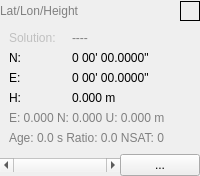
        <widget class="QWidget" name="Panel21" native="true">
         <property name="enabled">
          <bool>true</bool>
         </property>
         <property name="toolTip">
          <string/>
         </property>
         <property name="text" stdset="0">
          <string/>
         </property>
         <layout class="QGridLayout" name="gridLayout_4">
          <property name="leftMargin">
           <number>0</number>
          </property>
          <property name="topMargin">
           <number>0</number>
          </property>
          <property name="rightMargin">
           <number>0</number>
          </property>
          <property name="bottomMargin">
           <number>0</number>
          </property>
          <property name="spacing">
           <number>0</number>
          </property>
          <item row="0" column="0">
           <widget class="QWidget" name="Panel212" native="true">
            <property name="enabled">
             <bool>true</bool>
            </property>
            <property name="sizePolicy">
             <sizepolicy hsizetype="Preferred" vsizetype="Fixed">
              <horstretch>0</horstretch>
              <verstretch>0</verstretch>
             </sizepolicy>
            </property>
            <property name="toolTip">
             <string/>
            </property>
            <property name="text" stdset="0">
             <string/>
            </property>
            <layout class="QHBoxLayout" name="horizontalLayout_6">
             <property name="spacing">
              <number>0</number>
             </property>
             <property name="leftMargin">
              <number>0</number>
             </property>
             <property name="topMargin">
              <number>0</number>
             </property>
             <property name="rightMargin">
              <number>0</number>
             </property>
             <property name="bottomMargin">
              <number>0</number>
             </property>
             <item>
              <widget class="QLabel" name="Plabel0">
               <property name="enabled">
                <bool>true</bool>
               </property>
               <property name="palette">
                <palette>
                 <active>
                  <colorrole role="WindowText">
                   <brush brushstyle="SolidPattern">
                    <color alpha="255">
                     <red>128</red>
                     <green>128</green>
                     <blue>128</blue>
                    </color>
                   </brush>
                  </colorrole>
                 </active>
                 <inactive>
                  <colorrole role="WindowText">
                   <brush brushstyle="SolidPattern">
                    <color alpha="255">
                     <red>128</red>
                     <green>128</green>
                     <blue>128</blue>
                    </color>
                   </brush>
                  </colorrole>
                 </inactive>
                 <disabled>
                  <colorrole role="WindowText">
                   <brush brushstyle="SolidPattern">
                    <color alpha="255">
                     <red>128</red>
                     <green>128</green>
                     <blue>128</blue>
                    </color>
                   </brush>
                  </colorrole>
                 </disabled>
                </palette>
               </property>
               <property name="toolTip">
                <string/>
               </property>
               <property name="text">
                <string>Lat/Lon/Height</string>
               </property>
              </widget>
             </item>
            </layout>
           </widget>
          </item>
          <item row="0" column="2">
           <widget class="QLabel" name="IndSol">
            <property name="enabled">
             <bool>true</bool>
            </property>
            <property name="sizePolicy">
             <sizepolicy hsizetype="Fixed" vsizetype="Fixed">
              <horstretch>0</horstretch>
              <verstretch>0</verstretch>
             </sizepolicy>
            </property>
            <property name="maximumSize">
             <size>
              <width>20</width>
              <height>20</height>
             </size>
            </property>
            <property name="toolTip">
             <string/>
            </property>
            <property name="frameShape">
             <enum>QFrame::Box</enum>
            </property>
           </widget>
          </item>
          <item row="1" column="0" colspan="3">
           <widget class="QWidget" name="Panel211" native="true">
            <property name="enabled">
             <bool>true</bool>
            </property>
            <property name="toolTip">
             <string/>
            </property>
            <property name="layoutDirection">
             <enum>Qt::LeftToRight</enum>
            </property>
            <property name="text" stdset="0">
             <string/>
            </property>
            <layout class="QGridLayout" name="gridLayout">
             <item row="0" column="0">
              <widget class="QLabel" name="PlabelA">
               <property name="enabled">
                <bool>true</bool>
               </property>
               <property name="palette">
                <palette>
                 <active>
                  <colorrole role="WindowText">
                   <brush brushstyle="SolidPattern">
                    <color alpha="255">
                     <red>192</red>
                     <green>192</green>
                     <blue>192</blue>
                    </color>
                   </brush>
                  </colorrole>
                 </active>
                 <inactive>
                  <colorrole role="WindowText">
                   <brush brushstyle="SolidPattern">
                    <color alpha="255">
                     <red>192</red>
                     <green>192</green>
                     <blue>192</blue>
                    </color>
                   </brush>
                  </colorrole>
                 </inactive>
                 <disabled>
                  <colorrole role="WindowText">
                   <brush brushstyle="SolidPattern">
                    <color alpha="255">
                     <red>192</red>
                     <green>192</green>
                     <blue>192</blue>
                    </color>
                   </brush>
                  </colorrole>
                 </disabled>
                </palette>
               </property>
               <property name="toolTip">
                <string/>
               </property>
               <property name="text">
                <string>Solution:</string>
               </property>
              </widget>
             </item>
             <item row="0" column="1">
              <widget class="QLabel" name="Solution">
               <property name="enabled">
                <bool>true</bool>
               </property>
               <property name="palette">
                <palette>
                 <active>
                  <colorrole role="WindowText">
                   <brush brushstyle="SolidPattern">
                    <color alpha="255">
                     <red>128</red>
                     <green>128</green>
                     <blue>128</blue>
                    </color>
                   </brush>
                  </colorrole>
                 </active>
                 <inactive>
                  <colorrole role="WindowText">
                   <brush brushstyle="SolidPattern">
                    <color alpha="255">
                     <red>128</red>
                     <green>128</green>
                     <blue>128</blue>
                    </color>
                   </brush>
                  </colorrole>
                 </inactive>
                 <disabled>
                  <colorrole role="WindowText">
                   <brush brushstyle="SolidPattern">
                    <color alpha="255">
                     <red>128</red>
                     <green>128</green>
                     <blue>128</blue>
                    </color>
                   </brush>
                  </colorrole>
                 </disabled>
                </palette>
               </property>
               <property name="toolTip">
                <string/>
               </property>
               <property name="text">
                <string>----</string>
               </property>
              </widget>
             </item>
             <item row="1" column="0">
              <widget class="QLabel" name="Plabel1">
               <property name="enabled">
                <bool>true</bool>
               </property>
               <property name="palette">
                <palette>
                 <active>
                  <colorrole role="WindowText">
                   <brush brushstyle="SolidPattern">
                    <color alpha="255">
                     <red>0</red>
                     <green>0</green>
                     <blue>0</blue>
                    </color>
                   </brush>
                  </colorrole>
                 </active>
                 <inactive>
                  <colorrole role="WindowText">
                   <brush brushstyle="SolidPattern">
                    <color alpha="255">
                     <red>0</red>
                     <green>0</green>
                     <blue>0</blue>
                    </color>
                   </brush>
                  </colorrole>
                 </inactive>
                 <disabled>
                  <colorrole role="WindowText">
                   <brush brushstyle="SolidPattern">
                    <color alpha="255">
                     <red>0</red>
                     <green>0</green>
                     <blue>0</blue>
                    </color>
                   </brush>
                  </colorrole>
                 </disabled>
                </palette>
               </property>
               <property name="toolTip">
                <string/>
               </property>
               <property name="text">
                <string>N:</string>
               </property>
              </widget>
             </item>
             <item row="1" column="1" colspan="2">
              <widget class="QLabel" name="Pos1">
               <property name="enabled">
                <bool>true</bool>
               </property>
               <property name="palette">
                <palette>
                 <active>
                  <colorrole role="WindowText">
                   <brush brushstyle="SolidPattern">
                    <color alpha="255">
                     <red>0</red>
                     <green>0</green>
                     <blue>0</blue>
                    </color>
                   </brush>
                  </colorrole>
                 </active>
                 <inactive>
                  <colorrole role="WindowText">
                   <brush brushstyle="SolidPattern">
                    <color alpha="255">
                     <red>0</red>
                     <green>0</green>
                     <blue>0</blue>
                    </color>
                   </brush>
                  </colorrole>
                 </inactive>
                 <disabled>
                  <colorrole role="WindowText">
                   <brush brushstyle="SolidPattern">
                    <color alpha="255">
                     <red>0</red>
                     <green>0</green>
                     <blue>0</blue>
                    </color>
                   </brush>
                  </colorrole>
                 </disabled>
                </palette>
               </property>
               <property name="toolTip">
                <string/>
               </property>
               <property name="text">
                <string>0 00' 00.0000&quot;</string>
               </property>
              </widget>
             </item>
             <item row="2" column="0">
              <widget class="QLabel" name="Plabel2">
               <property name="enabled">
                <bool>true</bool>
               </property>
               <property name="palette">
                <palette>
                 <active>
                  <colorrole role="WindowText">
                   <brush brushstyle="SolidPattern">
                    <color alpha="255">
                     <red>0</red>
                     <green>0</green>
                     <blue>0</blue>
                    </color>
                   </brush>
                  </colorrole>
                 </active>
                 <inactive>
                  <colorrole role="WindowText">
                   <brush brushstyle="SolidPattern">
                    <color alpha="255">
                     <red>0</red>
                     <green>0</green>
                     <blue>0</blue>
                    </color>
                   </brush>
                  </colorrole>
                 </inactive>
                 <disabled>
                  <colorrole role="WindowText">
                   <brush brushstyle="SolidPattern">
                    <color alpha="255">
                     <red>0</red>
                     <green>0</green>
                     <blue>0</blue>
                    </color>
                   </brush>
                  </colorrole>
                 </disabled>
                </palette>
               </property>
               <property name="toolTip">
                <string/>
               </property>
               <property name="text">
                <string>E:</string>
               </property>
              </widget>
             </item>
             <item row="2" column="1" colspan="2">
              <widget class="QLabel" name="Pos2">
               <property name="enabled">
                <bool>true</bool>
               </property>
               <property name="palette">
                <palette>
                 <active>
                  <colorrole role="WindowText">
                   <brush brushstyle="SolidPattern">
                    <color alpha="255">
                     <red>0</red>
                     <green>0</green>
                     <blue>0</blue>
                    </color>
                   </brush>
                  </colorrole>
                 </active>
                 <inactive>
                  <colorrole role="WindowText">
                   <brush brushstyle="SolidPattern">
                    <color alpha="255">
                     <red>0</red>
                     <green>0</green>
                     <blue>0</blue>
                    </color>
                   </brush>
                  </colorrole>
                 </inactive>
                 <disabled>
                  <colorrole role="WindowText">
                   <brush brushstyle="SolidPattern">
                    <color alpha="255">
                     <red>0</red>
                     <green>0</green>
                     <blue>0</blue>
                    </color>
                   </brush>
                  </colorrole>
                 </disabled>
                </palette>
               </property>
               <property name="toolTip">
                <string/>
               </property>
               <property name="text">
                <string>0 00' 00.0000&quot;</string>
               </property>
              </widget>
             </item>
             <item row="3" column="0">
              <widget class="QLabel" name="Plabel3">
               <property name="enabled">
                <bool>true</bool>
               </property>
               <property name="palette">
                <palette>
                 <active>
                  <colorrole role="WindowText">
                   <brush brushstyle="SolidPattern">
                    <color alpha="255">
                     <red>0</red>
                     <green>0</green>
                     <blue>0</blue>
                    </color>
                   </brush>
                  </colorrole>
                 </active>
                 <inactive>
                  <colorrole role="WindowText">
                   <brush brushstyle="SolidPattern">
                    <color alpha="255">
                     <red>0</red>
                     <green>0</green>
                     <blue>0</blue>
                    </color>
                   </brush>
                  </colorrole>
                 </inactive>
                 <disabled>
                  <colorrole role="WindowText">
                   <brush brushstyle="SolidPattern">
                    <color alpha="255">
                     <red>0</red>
                     <green>0</green>
                     <blue>0</blue>
                    </color>
                   </brush>
                  </colorrole>
                 </disabled>
                </palette>
               </property>
               <property name="toolTip">
                <string/>
               </property>
               <property name="text">
                <string>H:</string>
               </property>
              </widget>
             </item>
             <item row="3" column="1" colspan="2">
              <widget class="QLabel" name="Pos3">
               <property name="enabled">
                <bool>true</bool>
               </property>
               <property name="palette">
                <palette>
                 <active>
                  <colorrole role="WindowText">
                   <brush brushstyle="SolidPattern">
                    <color alpha="255">
                     <red>0</red>
                     <green>0</green>
                     <blue>0</blue>
                    </color>
                   </brush>
                  </colorrole>
                 </active>
                 <inactive>
                  <colorrole role="WindowText">
                   <brush brushstyle="SolidPattern">
                    <color alpha="255">
                     <red>0</red>
                     <green>0</green>
                     <blue>0</blue>
                    </color>
                   </brush>
                  </colorrole>
                 </inactive>
                 <disabled>
                  <colorrole role="WindowText">
                   <brush brushstyle="SolidPattern">
                    <color alpha="255">
                     <red>0</red>
                     <green>0</green>
                     <blue>0</blue>
                    </color>
                   </brush>
                  </colorrole>
                 </disabled>
                </palette>
               </property>
               <property name="toolTip">
                <string/>
               </property>
               <property name="text">
                <string>0.000 m</string>
               </property>
              </widget>
             </item>
             <item row="4" column="0" colspan="3">
              <widget class="QLabel" name="LabelStd">
               <property name="enabled">
                <bool>true</bool>
               </property>
               <property name="palette">
                <palette>
                 <active>
                  <colorrole role="WindowText">
                   <brush brushstyle="SolidPattern">
                    <color alpha="255">
                     <red>128</red>
                     <green>128</green>
                     <blue>128</blue>
                    </color>
                   </brush>
                  </colorrole>
                 </active>
                 <inactive>
                  <colorrole role="WindowText">
                   <brush brushstyle="SolidPattern">
                    <color alpha="255">
                     <red>128</red>
                     <green>128</green>
                     <blue>128</blue>
                    </color>
                   </brush>
                  </colorrole>
                 </inactive>
                 <disabled>
                  <colorrole role="WindowText">
                   <brush brushstyle="SolidPattern">
                    <color alpha="255">
                     <red>128</red>
                     <green>128</green>
                     <blue>128</blue>
                    </color>
                   </brush>
                  </colorrole>
                 </disabled>
                </palette>
               </property>
               <property name="toolTip">
                <string/>
               </property>
               <property name="text">
                <string>E: 0.000 N: 0.000 U: 0.000 m</string>
               </property>
              </widget>
             </item>
             <item row="5" column="0" colspan="3">
              <widget class="QLabel" name="LabelNSat">
               <property name="enabled">
                <bool>true</bool>
               </property>
               <property name="palette">
                <palette>
                 <active>
                  <colorrole role="WindowText">
                   <brush brushstyle="SolidPattern">
                    <color alpha="255">
                     <red>128</red>
                     <green>128</green>
                     <blue>128</blue>
                    </color>
                   </brush>
                  </colorrole>
                 </active>
                 <inactive>
                  <colorrole role="WindowText">
                   <brush brushstyle="SolidPattern">
                    <color alpha="255">
                     <red>128</red>
                     <green>128</green>
                     <blue>128</blue>
                    </color>
                   </brush>
                  </colorrole>
                 </inactive>
                 <disabled>
                  <colorrole role="WindowText">
                   <brush brushstyle="SolidPattern">
                    <color alpha="255">
                     <red>128</red>
                     <green>128</green>
                     <blue>128</blue>
                    </color>
                   </brush>
                  </colorrole>
                 </disabled>
                </palette>
               </property>
               <property name="toolTip">
                <string/>
               </property>
               <property name="text">
                <string>Age: 0.0 s Ratio: 0.0 NSAT: 0</string>
               </property>
              </widget>
             </item>
            </layout>
           </widget>
          </item>
          <item row="0" column="1">
           <widget class="QPushButton" name="BtnSolType">
            <property name="enabled">
             <bool>true</bool>
            </property>
            <property name="sizePolicy">
             <sizepolicy hsizetype="Fixed" vsizetype="Fixed">
              <horstretch>0</horstretch>
              <verstretch>0</verstretch>
             </sizepolicy>
            </property>
            <property name="toolTip">
             <string/>
            </property>
            <property name="icon">
             <iconset resource="../rtkconv_qt/rtkconv_qt.qrc">
              <normaloff>:/buttons/down.bmp</normaloff>:/buttons/down.bmp</iconset>
            </property>
            <property name="flat">
             <bool>true</bool>
            </property>
           </widget>
          </item>
          <item row="3" column="0" colspan="3">
           <widget class="QWidget" name="Panel213" native="true">
            <property name="enabled">
             <bool>true</bool>
            </property>
            <property name="sizePolicy">
             <sizepolicy hsizetype="Preferred" vsizetype="Fixed">
              <horstretch>0</horstretch>
              <verstretch>0</verstretch>
             </sizepolicy>
            </property>
            <property name="toolTip">
             <string/>
            </property>
            <property name="text" stdset="0">
             <string/>
            </property>
            <layout class="QHBoxLayout" name="horizontalLayout_5">
             <property name="spacing">
              <number>0</number>
             </property>
             <property name="leftMargin">
              <number>0</number>
             </property>
             <property name="topMargin">
              <number>0</number>
             </property>
             <property name="rightMargin">
              <number>0</number>
             </property>
             <property name="bottomMargin">
              <number>0</number>
             </property>
             <item>
              <widget class="QScrollBar" name="ScbSol">
               <property name="enabled">
                <bool>true</bool>
               </property>
               <property name="sizePolicy">
                <sizepolicy hsizetype="Expanding" vsizetype="Fixed">
                 <horstretch>0</horstretch>
                 <verstretch>0</verstretch>
                </sizepolicy>
               </property>
               <property name="toolTip">
                <string/>
               </property>
               <property name="minimum">
                <number>0</number>
               </property>
               <property name="maximum">
                <number>0</number>
               </property>
               <property name="singleStep">
                <number>1</number>
               </property>
               <property name="value">
                <number>0</number>
               </property>
               <property name="orientation">
                <enum>Qt::Horizontal</enum>
               </property>
              </widget>
             </item>
             <item>
              <widget class="QPushButton" name="BtnSave">
               <property name="enabled">
                <bool>true</bool>
               </property>
               <property name="sizePolicy">
                <sizepolicy hsizetype="Fixed" vsizetype="Fixed">
                 <horstretch>0</horstretch>
                 <verstretch>0</verstretch>
                </sizepolicy>
               </property>
               <property name="toolTip">
                <string/>
               </property>
               <property name="text">
                <string>...</string>
               </property>
              </widget>
             </item>
            </layout>
           </widget>
          </item>
         </layout>
        </widget>
